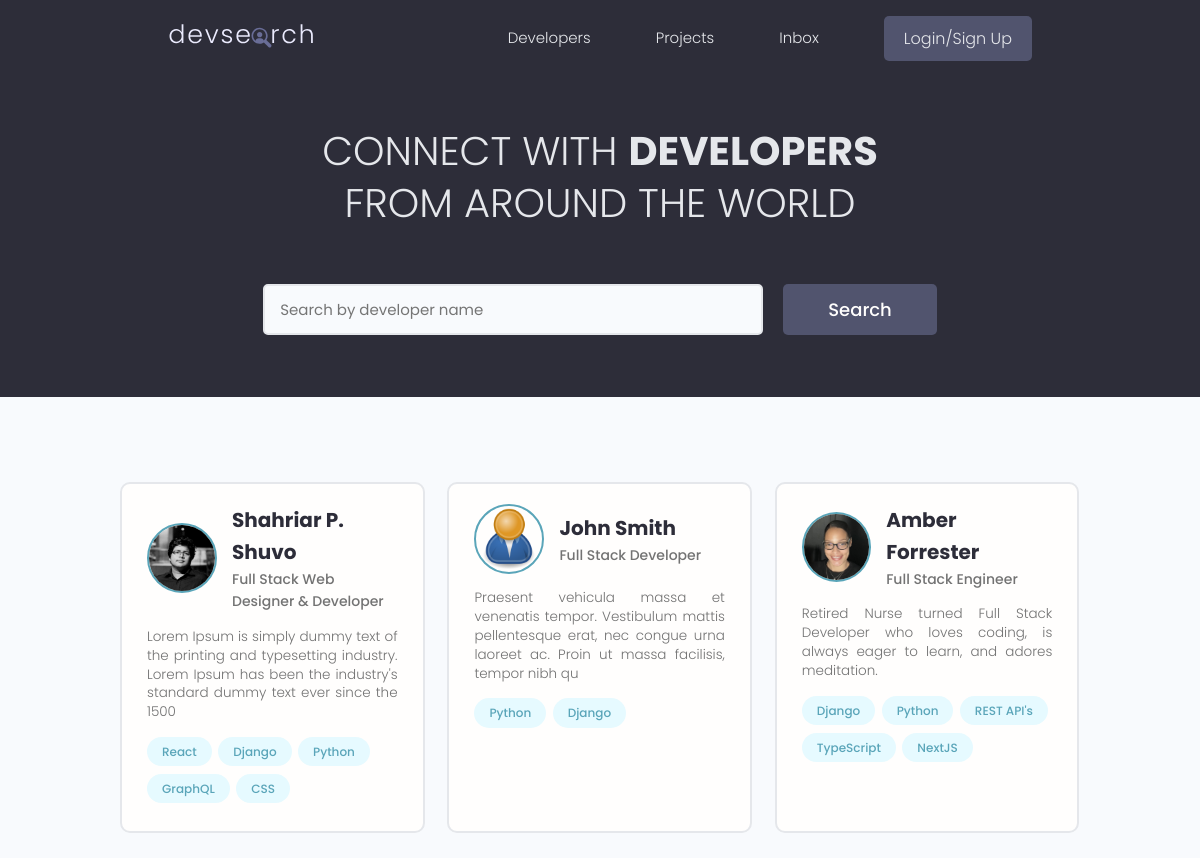
The app's page /, older data.
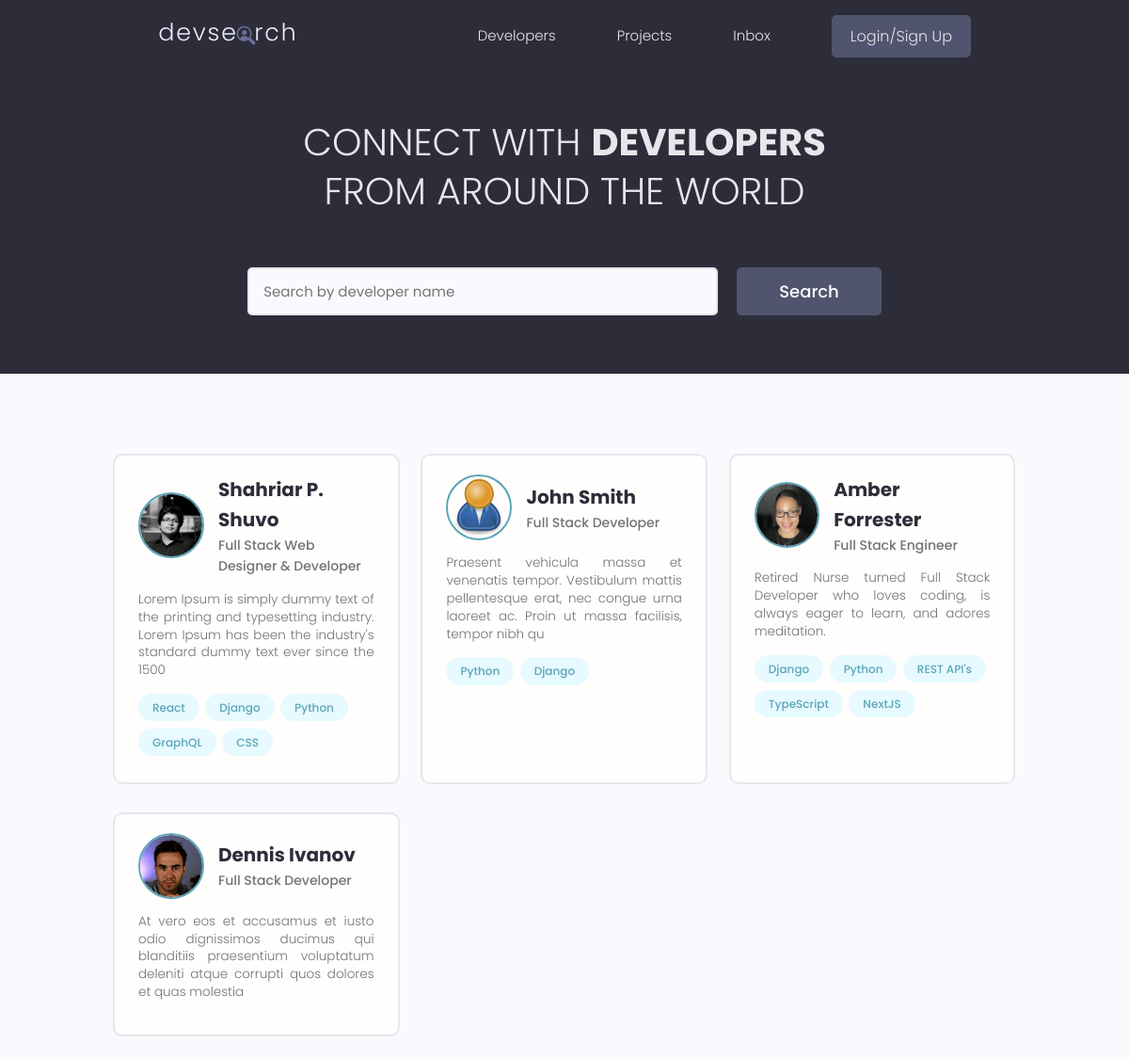
The same page, newer data.
### users/models.py (models this page shows, shortened)
class Profile(models.Model):
    user = models.OneToOneField(
        User, on_delete=models.CASCADE, null=True, blank=True)
    name = models.CharField(max_length=200, null=True, blank=True)
    email = models.EmailField(max_length=500, null=True, blank=True)
    username = models.CharField(max_length=200, null=True, blank=True)
    location = models.CharField(max_length=200, null=True, blank=True)
    short_intro = models.CharField(max_length=200, null=True, blank=True)
    bio = models.TextField(null=True, blank=True)
    profile_image = models.ImageField(null=True, blank=True, upload_to='profiles/',
        default="profiles/user-default.png")
    social_github = models.CharField(max_length=200, null=True, blank=True)
    social_twitter = models.CharField(max_length=200, null=True, blank=True)
    social_linkedin = models.CharField(max_length=200, null=True, blank=True)
    social_youtube = models.CharField(max_length=200, null=True, blank=True)
    social_website = models.CharField(max_length=200, null=True, blank=True)
    created = models.DateTimeField(auto_now_add=True)
    id = models.UUIDField(default=uuid.uuid4, unique=True,
                          primary_key=True, editable=False)

class Skill(models.Model):
    owner = models.ForeignKey(Profile, on_delete=models.CASCADE,
                            null=True, blank=True)
    name = models.CharField(max_length=200, null=True, blank=True)
    description = models.TextField(null=True, blank=True)
    created = models.DateTimeField(auto_now_add=True)
    id = models.UUIDField(default=uuid.uuid4, unique=True,
                          primary_key=True, editable=False)
    def __str__(self):
        return str(self.name)

### users/views.py (the view)
# urls.py: path('', views.profiles, name='profiles'),
def profiles(request):
    profiles = Profile.objects.all()
    context = {'profiles': profiles}
    return render(request, 'users/profiles.html', context)

### users/templates/users/profiles.html (shortened to what this page needs)
{% extends 'main.html' %}
{% block content %}
<main class="home">
    <section class="hero-section text-center">
        <div class="container container--narrow">
            <div class="hero-section__box">
            <h2>CONNECT WITH <span>DEVELOPERS</span></h2>
            <h2>FROM AROUND THE WORLD</h2>
            </div>
            <div class="hero-section__search">
                <form class="form" action="#" method="get">
                    <div class="form__field">
                    <input class="input input--text" id="formInput#search" type="text" name="text"
                        placeholder="Search by developer name" />
                    </div>
                    <input class="btn btn--sub btn--lg" type="submit" value="Search" />
                </form>
            </div>
        </div>
    </section>
    <section class="devlist">
        <div class="container">
            <div class="grid grid--three">
                {% for profile in profiles%}
                <div class="column card">
                    <div class="dev">
                        <a href="{% url 'user-profile' profile.id %}" class="card__body">
                            <div class="dev__profile">
                                <img class="avatar avatar--md" src="{{ profile.profile_image.url }}" alt="image" />
                                <div class="dev__meta">
                                    <h3>{{ profile.name }}</h3>
                                    <h5>{{ profile.short_intro|slice:"60" }}</h5>
                                </div>
                            </div>
                            <p class="dev__info">{{ profile.bio|slice:"150" }}</p>
                            <div class="dev__skills">
                                {% for skill in profile.skill_set.all|slice:"5" %}
                                <span class="tag tag--pill tag--main">
                                    <small>{{skill}}</small>
                                </span>
                                {% endfor %}
                            </div>
                        </a>
                    </div>
                </div>
                {% endfor %}
            </div>
        </div>
    </section>
</main>
{% endblock content %}

Row changes from the older to the newer data that the page shows:
added Profile: profile_image (picture), name "Dennis Ivanov", short_intro "Full Stack Developer", bio "At vero eos et accusamus et iusto odio dignissimos ducimus qui blanditiis praesentium voluptatum deleniti atque corrupti quos dolores et quas molestia"
